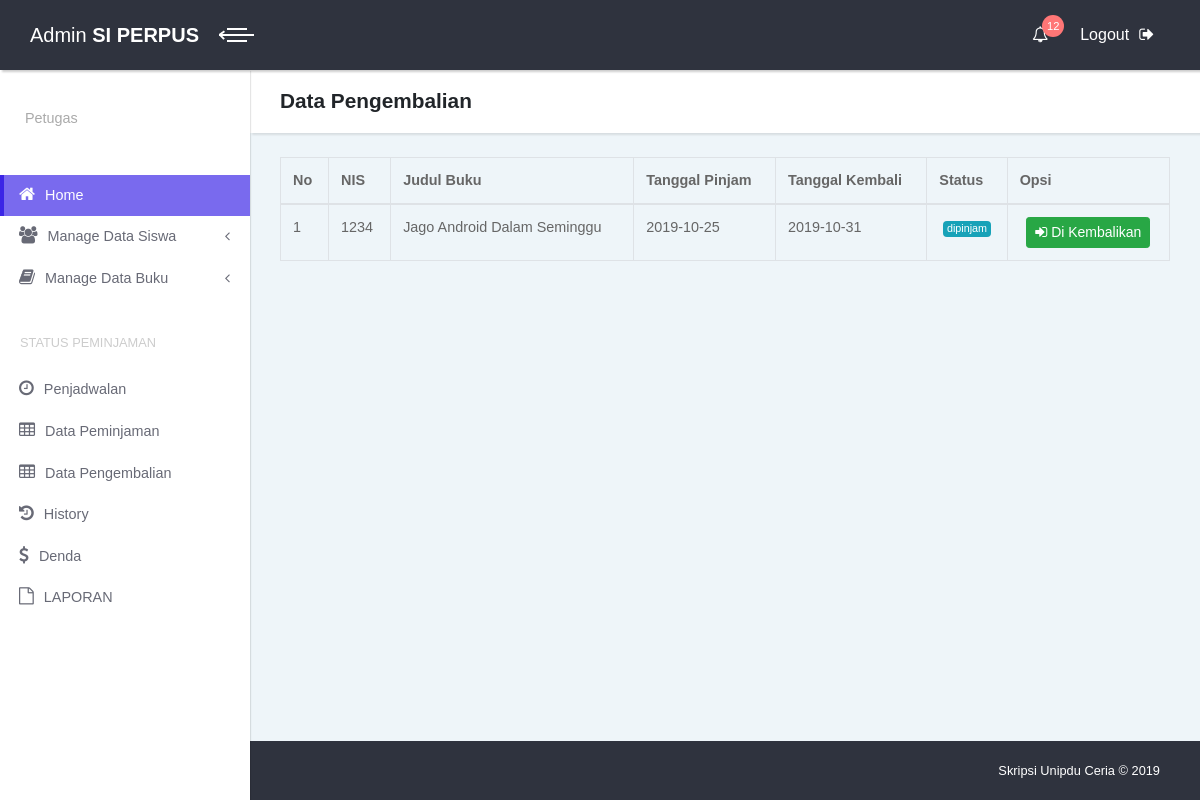
The app's page /admin/pengembalian with its own data.
### tables this page shows
CREATE TABLE `history` (
  `ID_HISTORY` int(11) NOT NULL,
  `ID_PEMINJAMAN` varchar(25) NOT NULL,
  `NIS` varchar(12) NOT NULL,
  `ID_BUKU` varchar(12) NOT NULL,
  `TGL_PINJAM` date NOT NULL,
  `STATUS_HISTORY` varchar(100) NOT NULL
);

CREATE TABLE `buku` (
  `ID_BUKU` varchar(12) NOT NULL,
  `JUDUL` varchar(50) NOT NULL,
  `DESKRIPSI` text NOT NULL,
  `PENERBIT` varchar(50) NOT NULL,
  `THN_TERBIT` varchar(4) NOT NULL,
  `STOK` int(11) NOT NULL,
  `ID_RAK` varchar(12) NOT NULL,
  `ID_KATEGORI` varchar(12) NOT NULL,
  `GAMBAR` varchar(50) NOT NULL
);

CREATE TABLE `peminjaman` (
  `ID_PEMINJAMAN` varchar(25) NOT NULL,
  `ID_BUKU` varchar(12) NOT NULL,
  `NIS` varchar(12) NOT NULL,
  `TGL_PINJAM` date NOT NULL,
  `TGL_KEMBALI` date NOT NULL
);

### application/controllers/Admin.php (called while the page is built, shortened)
<?php
class Admin extends CI_Controller {
	public function __construct()
	{
 		$this->load->library('session');
		$this->load->helper('me');
		$this->load->model('M_data');
		$this->load->helper(array('form', 'url'));
		$config['first_link']      = 'Pertama';
		$config['last_link']       = 'Terakhir';
		$config['next_link']       = 'Selanjutnya';
		$config['prev_link']       = 'Sebelumnya';
		$config['full_tag_open']   = '<nav><ul class="pagination justify-content-end">';
		$config['full_tag_close']  = '</ul></nav>';
		$config['num_tag_open']    = '<li class="page-item"><span class="page-link">';
		$config['num_tag_close']   = '</span></li>';
		$config['cur_tag_open']    = '<li class="page-item active"><span class="page-link">';
		$config['cur_tag_close']   = '</span></li>';
		$config['next_tag_open']   = '<li class="page-item"><span class="page-link">';
		$config['next_tag_close']  = '</span></li>';
		$config['prev_tag_open']   = '<li class="page-item"><span class="page-link">';
		$config['prev_tag_close']  = '</span></li>';
		$config['first_tag_open']  = '<li class="page-item"><span class="page-link">';
		$config['first_tag_close'] = '</span></li>';
		$config['last_tag_open']   = '<li class="page-item"><span class="page-link">';
		$config['last_tag_close']  = '</span></li>';
		$this->load->library('pagination', $config);
	}
	function pengembalian()
	{
		$data['judul'] 	 		= "Data Pengembalian";
		$data['query_pinjam']	= $this->db->where('STATUS_HISTORY', 'dipinjam')
										   ->join('buku', 'buku.ID_BUKU = peminjaman.ID_BUKU')
										   ->join('history', 'history.ID_PEMINJAMAN = peminjaman.ID_PEMINJAMAN')
										   ->get('peminjaman');
		$data['konten']  		= $this->load->view('admin/peminjaman/kembali', $data, TRUE);
		$this->load->view('admin/master', $data, FALSE);
	}
}

### index.php (called while the page is built, shortened)
<?php
require_once BASEPATH.'core/CodeIgniter.php';

### application/views/admin/peminjaman/kembali.php (the view, shortened to what this page needs)
<header class="page-header">
	<div class="container-fluid">
	  <h2 class="no-margin-bottom"><?php echo $judul; ?></h2>
	</div>
</header>
<br>
<div class="container-fluid">
	<table class="table table-bordered table-inverse table-hover">
		<thead>
			<tr>
				<th>No</th>
				<th>NIS</th>
				<th>Judul Buku</th>
				<th>Tanggal Pinjam</th>
				<th>Tanggal Kembali</th>
				<th>Status</th>
				<th>Opsi</th>
			</tr>
		</thead>
		<tbody>
			<?php $no=1; foreach ($query_pinjam->result() as $k) { ?>
			<tr>
				<td><?=$no++; ?></td>
				<td><?=$k->NIS;?></td>
				<td><?=$k->JUDUL; ?></td>
				<td><?=$k->TGL_PINJAM;?></td>
				<td><?=$k->TGL_KEMBALI;?></td>
				<?php $date_now = date("Y-m-d");
				if ($date_now <= $k->TGL_KEMBALI) { ?>
					<td class="text-center"><span class="badge badge-info"><?=$k->STATUS_HISTORY;?></span></td>
					<td class="text-center">
						<a href="<?=base_url('admin/kembalikan/'.$k->ID_PEMINJAMAN.'/'.$k->ID_BUKU)?>" class="btn btn-success btn-sm"><i class="fa fa-sign-in"></i> Di Kembalikan</a>
					</td>
				<?php } ?>
			</tr>
			<?php } ?>
		</tbody>
	</table>
</div>

### records on screen
history: NIS "1234", ID_BUKU.JUDUL "Jago Android Dalam Seminggu", TGL_PINJAM "2019-10-25", ID_PEMINJAMAN.TGL_KEMBALI "2019-10-31", STATUS_HISTORY "dipinjam"

### other values on screen
$judul "Data Pengembalian"
